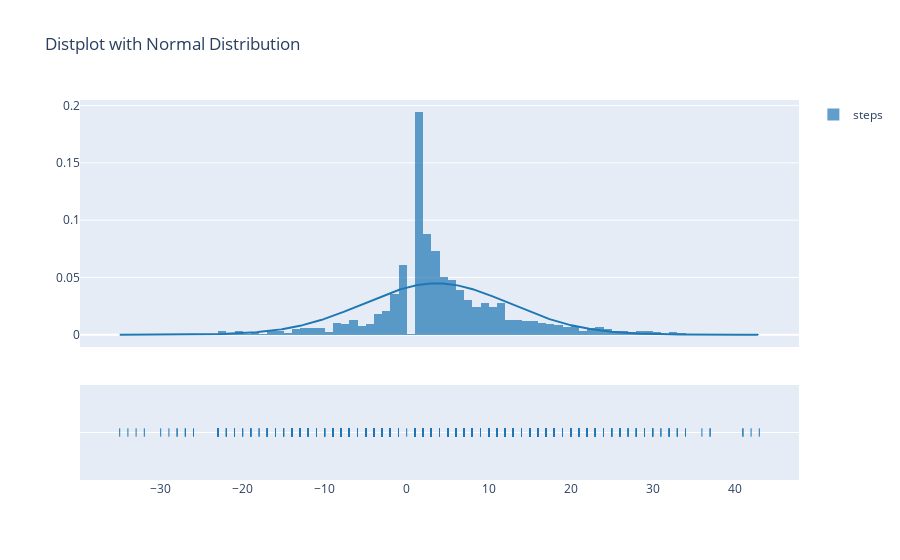

Write notebook code for a chart like this one.
### Code cell
import plotly.figure_factory as ff

group_labels = ['steps']

# Create distplot with curve_type set to 'normal'
fig = ff.create_distplot([df.depths.diff().fillna(0)],group_labels,
                         curve_type='normal',) # override default 'kde')

# Add title
fig.update_layout(title_text='Distplot with Normal Distribution')
fig.show()

### Figure 1 — Plotly figure (JSON) as saved in the notebook; plotly's stock layout.template omitted (floating-point values rounded to 4 significant figures; data arrays with more than 128 entries replaced by an {"elided": "..."} marker saying what was removed)
{"data": [{"histnorm": "probability density", "legendgroup": "steps", "marker": {"color": "rgb(31, 119, 180)"}, "name": "steps", "opacity": 0.7, "type": "histogram", "x": {"elided": "2000 int values"}, "xaxis": "x", "xbins": {"end": 43, "size": 1, "start": -35}, "yaxis": "y"}, {"legendgroup": "steps", "marker": {"color": "rgb(31, 119, 180)"}, "mode": "lines", "name": "steps", "showlegend": false, "type": "scatter", "x": {"elided": "500 float values"}, "xaxis": "x", "y": {"elided": "500 float values"}, "yaxis": "y"}, {"legendgroup": "steps", "marker": {"color": "rgb(31, 119, 180)", "symbol": "line-ns-open"}, "mode": "markers", "name": "steps", "showlegend": false, "type": "scatter", "x": {"elided": "2000 int values"}, "xaxis": "x", "y": {"elided": "2000 str values"}, "yaxis": "y2"}], "layout": {"autosize": true, "barmode": "overlay", "hovermode": "closest", "legend": {"traceorder": "reversed"}, "title": {"text": "Distplot with Normal Distribution"}, "xaxis": {"anchor": "y2", "autorange": true, "domain": [0, 1], "range": [-39.65, 47.65], "type": "linear", "zeroline": false}, "yaxis": {"anchor": "free", "autorange": true, "domain": [0.35, 1], "position": 0, "range": [-0.01078, 0.2049], "type": "linear"}, "yaxis2": {"anchor": "x", "autorange": true, "domain": [0, 0.25], "dtick": 1, "range": [-1, 1], "showticklabels": false, "type": "category"}}}
